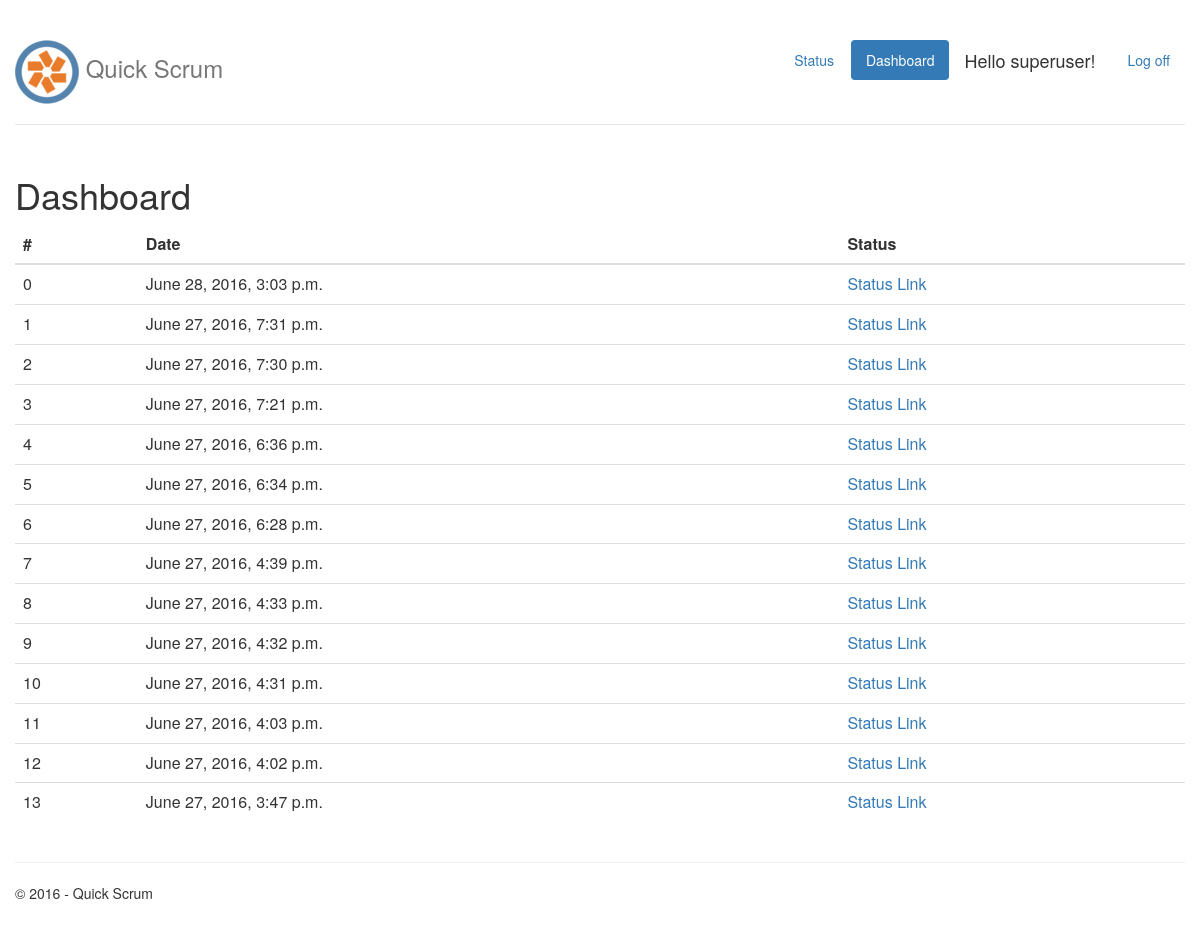
The page /dashboard (signed in) on the database its author committed.
### app/models.py (models this page shows)
class Status(models.Model):
    timestamp = models.DateTimeField()
    submitter = models.ForeignKey(User)

### app/views.py (the view)
# urls.py: url(r'^dashboard$', dashboard_view, name='dashboard'),
def dashboard_view(request):
    assert isinstance(request, HttpRequest)
    statuses = Status.objects.filter(submitter=request.user).order_by('-timestamp')
    return render(request,
                  'app/dashboard.html',
                  {
                      'title':'Dashboard',
                      'year':now().year,
                      'statuses': enumerate(statuses),
                  })

### app/templates/app/dashboard.html (shortened to what this page needs)
﻿{% extends "app/layout.html" %}
{% block content %}
{% load staticfiles %}
<h1>Dashboard</h1>
<div class="table-responsive">
    <table class="table">
        <thead>
          <tr>
            <th>#</th>
            <th>Date</th>
            <th>Status</th>
          </tr>
        </thead>
        <tbody>
            {% for idx,item in statuses %}
            <tr>
                <td>{{idx}}</td>
                <td>{{item.timestamp}}</td>
                <td><a href="{% url 'readstatus' status_id=item.id %}">Status Link</a></td>
            </tr>
            {% endfor %}
        </tbody>
    </table>
</div>
{% endblock %}
{% block scripts %}
    {% load staticfiles %}
{% endblock %}

### app/templates/app/layout.html (shortened to what this page needs)
﻿<!DOCTYPE html>
<html lang="en">
<head>
    {% load staticfiles %}
    <link rel="stylesheet" type="text/css" href="{% static 'app/content/bootstrap.min.css' %}" />
	<link rel="stylesheet" type="text/css" href="{% static 'app/content/ie10-viewport-bug-workaround.css' %}">
    <link rel="stylesheet" type="text/css" href="{% static 'app/content/site.css' %}" />
    <link rel="stylesheet" type="text/css" href="{% static 'app/content/jumbotron-narrow.css' %}" />
</head>
<body>
        <div class="container-fluid">
            <div class="header clearfix">
                <nav>
                  <ul class="nav nav-pills pull-right">
                    <li role="presentation" class="active" name="status"><a href="{% url 'status' %}">Status</a></li>
                    <li role="presentation" name="dashboard"><a href="{% url 'dashboard' %}">Dashboard</a></li>
                      {% include 'app/partials/loginpartial.html' %}
                  </ul>
                </nav>
                <h3 class="text-muted">
                    <img src="{% static 'app/content/images/favicon.ico' %}" />
                    Quick Scrum
                </h3>
            </div>
        </div>
    <div class="container-fluid body-content">
{% block content %}{% endblock %}
        <hr/>
        <footer>
            <p>&copy; {{ year }} - Quick Scrum</p>
        </footer>
    </div>
</body>
</html>

### app/templates/app/partials/loginpartial.html (shortened to what this page needs)
{% if user.is_authenticated %}
<form id="logoutForm" action="{% url 'logout' %}" method="post" style="display:inline-block">
    <ul class="nav nav-pills pull-right">
        <li role="presentation"><span class="navbar-brand" style="padding:10px 15px;">Hello {{ user.username }}!</span></li>
        <li role="presentation"><a href="javascript:document.getElementById('logoutForm').submit()">Log off</a></li>
    </ul>
</form>
{% else %}
<li role="presentation" name="login"><a href="{% url 'login' %}">Sign in</a></li>
{% endif %}

### app/static/app/content/site.css (style rules this page uses)
.body-content { padding-left: 15px; padding-right: 15px; }

### app/static/app/content/jumbotron-narrow.css (style rules this page uses)
body { padding-top: 20px; padding-bottom: 20px; }
.header, .marketing, .footer { padding-right: 15px; padding-left: 15px; }
.header { padding-bottom: 20px; border-bottom: 1px solid #e5e5e5; }
.header h3 { margin-top: 0; margin-bottom: 0; line-height: 40px; }
@media screen and (min-width: 768px) { .header, .marketing, .footer { padding-right: 0; padding-left: 0; } }
@media screen and (min-width: 768px) { .header { margin-bottom: 30px; } }

### rows shown on the page
Status: idx "0", timestamp "June 28, 2016, 3:03 p.m."
Status: submitter "1", timestamp "June 27, 2016, 7:31 p.m."
Status: idx "2", timestamp "June 27, 2016, 7:30 p.m."
Status: idx "3", timestamp "June 27, 2016, 7:21 p.m."
Status: idx "4", timestamp "June 27, 2016, 6:36 p.m."
Status: idx "5", timestamp "June 27, 2016, 6:34 p.m."
Status: idx "6", timestamp "June 27, 2016, 6:28 p.m."
Status: idx "7", timestamp "June 27, 2016, 4:39 p.m."
Status: id "8", timestamp "June 27, 2016, 4:33 p.m."
Status: idx "9", timestamp "June 27, 2016, 4:32 p.m."
Status: idx "10", timestamp "June 27, 2016, 4:31 p.m."
Status: idx "11", timestamp "June 27, 2016, 4:03 p.m."
Status: idx "12", timestamp "June 27, 2016, 4:02 p.m."
Status: idx "13", timestamp "June 27, 2016, 3:47 p.m."

### other values the page prints
{{ user.username }} "superuser"
